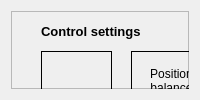
       <widget class="QWidget" name="tab_control">
        <attribute name="title">
         <string>Control</string>
        </attribute>
        <layout class="QGridLayout" name="gridLayout_30">
         <item row="1" column="0">
          <widget class="QFrame" name="frame_ctrl">
           <property name="frameShape">
            <enum>QFrame::StyledPanel</enum>
           </property>
           <property name="frameShadow">
            <enum>QFrame::Sunken</enum>
           </property>
           <widget class="QFrame" name="frame_mix_select">
            <property name="geometry">
             <rect>
              <x>430</x>
              <y>40</y>
              <width>61</width>
              <height>421</height>
             </rect>
            </property>
            <property name="accessibleDescription">
             <string extracomment="PID controller parameters"/>
            </property>
            <property name="frameShape">
             <enum>QFrame::Box</enum>
            </property>
            <property name="frameShadow">
             <enum>QFrame::Plain</enum>
            </property>
            <property name="lineWidth">
             <number>1</number>
            </property>
            <layout class="QVBoxLayout" name="verticalLayout_18">
             <item>
              <widget class="QLabel" name="label_138">
               <property name="font">
                <font>
                 <pointsize>10</pointsize>
                 <weight>75</weight>
                 <bold>true</bold>
                </font>
               </property>
               <property name="text">
                <string>Mix
and
select</string>
               </property>
               <property name="alignment">
                <set>Qt::AlignCenter</set>
               </property>
              </widget>
             </item>
            </layout>
           </widget>
           <widget class="QFrame" name="frame_motors">
            <property name="geometry">
             <rect>
              <x>540</x>
              <y>480</y>
              <width>91</width>
              <height>41</height>
             </rect>
            </property>
            <property name="accessibleDescription">
             <string extracomment="PID controller parameters"/>
            </property>
            <property name="frameShape">
             <enum>QFrame::Box</enum>
            </property>
            <property name="frameShadow">
             <enum>QFrame::Plain</enum>
            </property>
            <property name="lineWidth">
             <number>1</number>
            </property>
            <layout class="QVBoxLayout" name="verticalLayout_19">
             <item>
              <widget class="QLabel" name="label_142">
               <property name="font">
                <font>
                 <pointsize>10</pointsize>
                 <weight>75</weight>
                 <bold>true</bold>
                </font>
               </property>
               <property name="text">
                <string>Motors</string>
               </property>
              </widget>
             </item>
            </layout>
           </widget>
           <widget class="QFrame" name="frame_ctrl_vel">
            <property name="geometry">
             <rect>
              <x>540</x>
              <y>380</y>
              <width>90</width>
              <height>60</height>
             </rect>
            </property>
            <property name="minimumSize">
             <size>
              <width>30</width>
              <height>60</height>
             </size>
            </property>
            <property name="frameShape">
             <enum>QFrame::Box</enum>
            </property>
            <property name="frameShadow">
             <enum>QFrame::Plain</enum>
            </property>
            <layout class="QVBoxLayout" name="verticalLayout_21">
             <property name="leftMargin">
              <number>1</number>
             </property>
             <property name="topMargin">
              <number>1</number>
             </property>
             <property name="rightMargin">
              <number>1</number>
             </property>
             <property name="bottomMargin">
              <number>1</number>
             </property>
             <item>
              <widget class="QPushButton" name="pushButton_ctrl_vel">
               <property name="sizePolicy">
                <sizepolicy hsizetype="Expanding" vsizetype="Expanding">
                 <horstretch>0</horstretch>
                 <verstretch>0</verstretch>
                </sizepolicy>
               </property>
               <property name="text">
                <string>Velocity</string>
               </property>
               <property name="checkable">
                <bool>false</bool>
               </property>
               <property name="checked">
                <bool>false</bool>
               </property>
               <property name="flat">
                <bool>true</bool>
               </property>
              </widget>
             </item>
            </layout>
           </widget>
           <widget class="QFrame" name="frame_sensors">
            <property name="geometry">
             <rect>
              <x>30</x>
              <y>480</y>
              <width>351</width>
              <height>41</height>
             </rect>
            </property>
            <property name="accessibleDescription">
             <string extracomment="PID controller parameters"/>
            </property>
            <property name="frameShape">
             <enum>QFrame::Box</enum>
            </property>
            <property name="frameShadow">
             <enum>QFrame::Plain</enum>
            </property>
            <property name="lineWidth">
             <number>1</number>
            </property>
            <layout class="QVBoxLayout" name="verticalLayout_22">
             <item>
              <widget class="QLabel" name="label_151">
               <property name="font">
                <font>
                 <pointsize>10</pointsize>
                 <weight>75</weight>
                 <bold>true</bold>
                </font>
               </property>
               <property name="text">
                <string>Sensors</string>
               </property>
               <property name="alignment">
                <set>Qt::AlignCenter</set>
               </property>
              </widget>
             </item>
            </layout>
           </widget>
           <widget class="QFrame" name="frame_turn">
            <property name="geometry">
             <rect>
              <x>290</x>
              <y>400</y>
              <width>91</width>
              <height>61</height>
             </rect>
            </property>
            <property name="minimumSize">
             <size>
              <width>30</width>
              <height>60</height>
             </size>
            </property>
            <property name="frameShape">
             <enum>QFrame::Box</enum>
            </property>
            <property name="frameShadow">
             <enum>QFrame::Plain</enum>
            </property>
            <layout class="QHBoxLayout" name="horizontalLayout_5">
             <item>
              <widget class="QPushButton" name="pushButton_ctrlTurn">
               <property name="sizePolicy">
                <sizepolicy hsizetype="Expanding" vsizetype="Expanding">
                 <horstretch>0</horstretch>
                 <verstretch>0</verstretch>
                </sizepolicy>
               </property>
               <property name="text">
                <string>Heading</string>
               </property>
               <property name="checkable">
                <bool>false</bool>
               </property>
               <property name="checked">
                <bool>false</bool>
               </property>
               <property name="flat">
                <bool>true</bool>
               </property>
              </widget>
             </item>
            </layout>
           </widget>
           <widget class="QFrame" name="frame_ctrlEdge">
            <property name="geometry">
             <rect>
              <x>290</x>
              <y>280</y>
              <width>91</width>
              <height>61</height>
             </rect>
            </property>
            <property name="minimumSize">
             <size>
              <width>30</width>
              <height>60</height>
             </size>
            </property>
            <property name="frameShape">
             <enum>QFrame::Box</enum>
            </property>
            <property name="frameShadow">
             <enum>QFrame::Plain</enum>
            </property>
            <layout class="QVBoxLayout" name="verticalLayout_30">
             <property name="leftMargin">
              <number>1</number>
             </property>
             <property name="topMargin">
              <number>1</number>
             </property>
             <property name="rightMargin">
              <number>1</number>
             </property>
             <property name="bottomMargin">
              <number>1</number>
             </property>
             <item>
              <widget class="QPushButton" name="pushButton_ctrlEdge">
               <property name="sizePolicy">
                <sizepolicy hsizetype="Expanding" vsizetype="Expanding">
                 <horstretch>0</horstretch>
                 <verstretch>0</verstretch>
                </sizepolicy>
               </property>
               <property name="text">
                <string>Follow
edge</string>
               </property>
               <property name="checkable">
                <bool>false</bool>
               </property>
               <property name="checked">
                <bool>false</bool>
               </property>
               <property name="flat">
                <bool>true</bool>
               </property>
              </widget>
             </item>
            </layout>
           </widget>
           <widget class="QFrame" name="frame_ctrlWallTurn">
            <property name="geometry">
             <rect>
              <x>290</x>
              <y>200</y>
              <width>90</width>
              <height>60</height>
             </rect>
            </property>
            <property name="minimumSize">
             <size>
              <width>30</width>
              <height>60</height>
             </size>
            </property>
            <property name="frameShape">
             <enum>QFrame::Box</enum>
            </property>
            <property name="frameShadow">
             <enum>QFrame::Plain</enum>
            </property>
            <layout class="QVBoxLayout" name="verticalLayout_31">
             <property name="leftMargin">
              <number>1</number>
             </property>
             <property name="topMargin">
              <number>1</number>
             </property>
             <property name="rightMargin">
              <number>1</number>
             </property>
             <property name="bottomMargin">
              <number>1</number>
             </property>
             <item>
              <widget class="QPushButton" name="pushButton_ctrlWallTurn">
               <property name="sizePolicy">
                <sizepolicy hsizetype="Expanding" vsizetype="Expanding">
                 <horstretch>0</horstretch>
                 <verstretch>0</verstretch>
                </sizepolicy>
               </property>
               <property name="text">
                <string>Wall
distance</string>
               </property>
               <property name="checkable">
                <bool>false</bool>
               </property>
               <property name="checked">
                <bool>false</bool>
               </property>
               <property name="flat">
                <bool>true</bool>
               </property>
              </widget>
             </item>
            </layout>
           </widget>
           <widget class="QFrame" name="frame_ctrlWallVel">
            <property name="geometry">
             <rect>
              <x>290</x>
              <y>120</y>
              <width>90</width>
              <height>60</height>
             </rect>
            </property>
            <property name="minimumSize">
             <size>
              <width>30</width>
              <height>60</height>
             </size>
            </property>
            <property name="frameShape">
             <enum>QFrame::Box</enum>
            </property>
            <property name="frameShadow">
             <enum>QFrame::Plain</enum>
            </property>
            <layout class="QVBoxLayout" name="verticalLayout_32">
             <property name="leftMargin">
              <number>1</number>
             </property>
             <property name="topMargin">
              <number>1</number>
             </property>
             <property name="rightMargin">
              <number>1</number>
             </property>
             <property name="bottomMargin">
              <number>1</number>
             </property>
             <item>
              <widget class="QPushButton" name="pushButton_ctrlWallVel">
               <property name="sizePolicy">
                <sizepolicy hsizetype="Expanding" vsizetype="Expanding">
                 <horstretch>0</horstretch>
                 <verstretch>0</verstretch>
                </sizepolicy>
               </property>
               <property name="text">
                <string>Forward
distance</string>
               </property>
               <property name="checkable">
                <bool>false</bool>
               </property>
               <property name="checked">
                <bool>false</bool>
               </property>
               <property name="flat">
                <bool>true</bool>
               </property>
              </widget>
             </item>
            </layout>
           </widget>
           <widget class="QFrame" name="frame_ctrlBal">
            <property name="geometry">
             <rect>
              <x>319</x>
              <y>40</y>
              <width>81</width>
              <height>60</height>
             </rect>
            </property>
            <property name="minimumSize">
             <size>
              <width>30</width>
              <height>60</height>
             </size>
            </property>
            <property name="frameShape">
             <enum>QFrame::Box</enum>
            </property>
            <property name="frameShadow">
             <enum>QFrame::Plain</enum>
            </property>
            <layout class="QVBoxLayout" name="verticalLayout_33">
             <property name="leftMargin">
              <number>1</number>
             </property>
             <property name="topMargin">
              <number>1</number>
             </property>
             <property name="rightMargin">
              <number>1</number>
             </property>
             <property name="bottomMargin">
              <number>1</number>
             </property>
             <item>
              <widget class="QPushButton" name="pushButton_ctrlBal">
               <property name="sizePolicy">
                <sizepolicy hsizetype="Expanding" vsizetype="Expanding">
                 <horstretch>0</horstretch>
                 <verstretch>0</verstretch>
                </sizepolicy>
               </property>
               <property name="text">
                <string>Balance</string>
               </property>
               <property name="checkable">
                <bool>false</bool>
               </property>
               <property name="checked">
                <bool>false</bool>
               </property>
               <property name="flat">
                <bool>true</bool>
               </property>
              </widget>
             </item>
            </layout>
           </widget>
           <widget class="QFrame" name="frame_ctrlBalVel">
            <property name="geometry">
             <rect>
              <x>220</x>
              <y>40</y>
              <width>81</width>
              <height>60</height>
             </rect>
            </property>
            <property name="minimumSize">
             <size>
              <width>30</width>
              <height>60</height>
             </size>
            </property>
            <property name="frameShape">
             <enum>QFrame::Box</enum>
            </property>
            <property name="frameShadow">
             <enum>QFrame::Plain</enum>
            </property>
            <layout class="QVBoxLayout" name="verticalLayout_34">
             <property name="leftMargin">
              <number>1</number>
             </property>
             <property name="topMargin">
              <number>1</number>
             </property>
             <property name="rightMargin">
              <number>1</number>
             </property>
             <property name="bottomMargin">
              <number>1</number>
             </property>
             <item>
              <widget class="QPushButton" name="pushButton_ctrlBalVel">
               <property name="sizePolicy">
                <sizepolicy hsizetype="Expanding" vsizetype="Expanding">
                 <horstretch>0</horstretch>
                 <verstretch>0</verstretch>
                </sizepolicy>
               </property>
               <property name="text">
                <string>Velocity 
balance</string>
               </property>
               <property name="checkable">
                <bool>false</bool>
               </property>
               <property name="checked">
                <bool>false</bool>
               </property>
               <property name="flat">
                <bool>true</bool>
               </property>
              </widget>
             </item>
            </layout>
           </widget>
           <widget class="QFrame" name="frame_ctrlPos">
            <property name="geometry">
             <rect>
              <x>180</x>
              <y>340</y>
              <width>71</width>
              <height>60</height>
             </rect>
            </property>
            <property name="minimumSize">
             <size>
              <width>30</width>
              <height>60</height>
             </size>
            </property>
            <property name="frameShape">
             <enum>QFrame::Box</enum>
            </property>
            <property name="frameShadow">
             <enum>QFrame::Plain</enum>
            </property>
            <layout class="QVBoxLayout" name="verticalLayout_35">
             <property name="leftMargin">
              <number>1</number>
             </property>
             <property name="topMargin">
              <number>1</number>
             </property>
             <property name="rightMargin">
              <number>1</number>
             </property>
             <property name="bottomMargin">
              <number>1</number>
             </property>
             <item>
              <widget class="QPushButton" name="pushButton_ctrlPos">
               <property name="sizePolicy">
                <sizepolicy hsizetype="Expanding" vsizetype="Expanding">
                 <horstretch>0</horstretch>
                 <verstretch>0</verstretch>
                </sizepolicy>
               </property>
               <property name="text">
                <string>Position
(distance)</string>
               </property>
               <property name="checkable">
                <bool>false</bool>
               </property>
               <property name="checked">
                <bool>false</bool>
               </property>
               <property name="flat">
                <bool>true</bool>
               </property>
              </widget>
             </item>
            </layout>
           </widget>
           <widget class="QFrame" name="frame_mission_ctrl">
            <property name="geometry">
             <rect>
              <x>30</x>
              <y>40</y>
              <width>71</width>
              <height>411</height>
             </rect>
            </property>
            <property name="accessibleDescription">
             <string extracomment="PID controller parameters"/>
            </property>
            <property name="frameShape">
             <enum>QFrame::Box</enum>
            </property>
            <property name="frameShadow">
             <enum>QFrame::Plain</enum>
            </property>
            <property name="lineWidth">
             <number>1</number>
            </property>
            <layout class="QVBoxLayout" name="verticalLayout_23">
             <item>
              <widget class="QLabel" name="label_152">
               <property name="font">
                <font>
                 <pointsize>10</pointsize>
                 <weight>75</weight>
                 <bold>true</bold>
                </font>
               </property>
               <property name="text">
                <string>Mission
control</string>
               </property>
              </widget>
             </item>
            </layout>
           </widget>
           <widget class="QLabel" name="label_48">
            <property name="geometry">
             <rect>
              <x>30</x>
              <y>10</y>
              <width>163</width>
              <height>20</height>
             </rect>
            </property>
            <property name="font">
             <font>
              <pointsize>10</pointsize>
              <weight>75</weight>
              <bold>true</bold>
             </font>
            </property>
            <property name="text">
             <string>Control settings</string>
            </property>
           </widget>
           <widget class="QFrame" name="frame_ctrlBalPos">
            <property name="geometry">
             <rect>
              <x>120</x>
              <y>40</y>
              <width>81</width>
              <height>60</height>
             </rect>
            </property>
            <property name="minimumSize">
             <size>
              <width>30</width>
              <height>60</height>
             </size>
            </property>
            <property name="frameShape">
             <enum>QFrame::Box</enum>
            </property>
            <property name="frameShadow">
             <enum>QFrame::Plain</enum>
            </property>
            <layout class="QVBoxLayout" name="verticalLayout_36">
             <property name="leftMargin">
              <number>1</number>
             </property>
             <property name="topMargin">
              <number>1</number>
             </property>
             <property name="rightMargin">
              <number>1</number>
             </property>
             <property name="bottomMargin">
              <number>1</number>
             </property>
             <item>
              <widget class="QPushButton" name="pushButton_ctrlBalPos">
               <property name="sizePolicy">
                <sizepolicy hsizetype="Expanding" vsizetype="Expanding">
                 <horstretch>0</horstretch>
                 <verstretch>0</verstretch>
                </sizepolicy>
               </property>
               <property name="text">
                <string>Position 
balance</string>
               </property>
               <property name="checkable">
                <bool>false</bool>
               </property>
               <property name="checked">
                <bool>false</bool>
               </property>
               <property name="flat">
                <bool>true</bool>
               </property>
              </widget>
             </item>
            </layout>
           </widget>
          </widget>
         </item>
        </layout>
       </widget>
